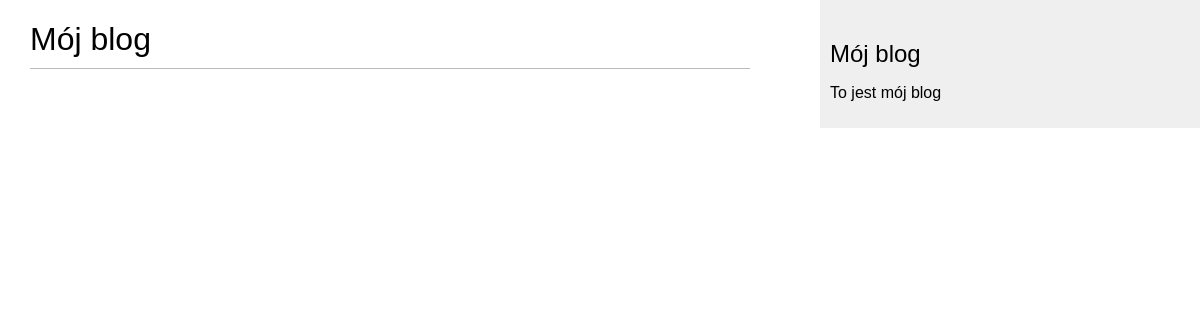
The page /blog/ on the database as committed earlier.
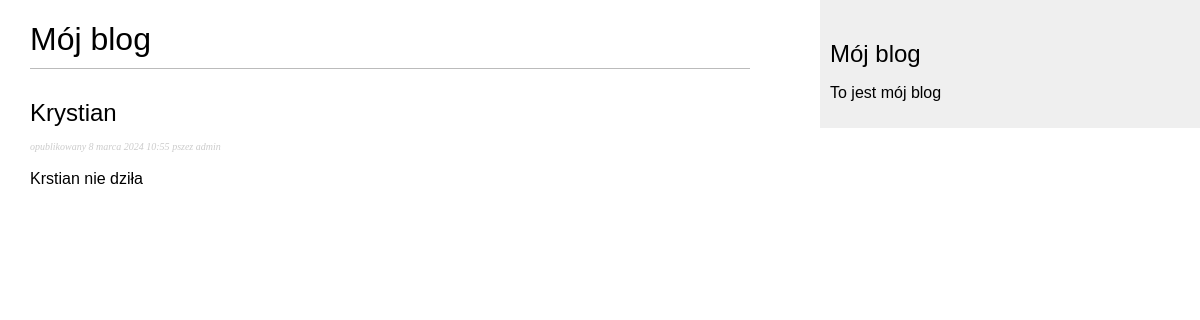
The same page on the database as committed later.
### blog/models.py (models this page shows, shortened)
class Post(models.Model):
    objects = models.Manager()
    published = PublishedManager()
    title = models.CharField(max_length=250)
    body = models.TextField()
    publish = models.DateTimeField(default=timezone.now)
    created = models.DateTimeField(auto_now_add=True)
    updated = models.DateTimeField(auto_now=True)
    STATUS_CHOICES = (
        ('draft', 'Draft'),
        ('published', 'Opublikowany')
    )
    status = models.CharField(max_length=10, choices=STATUS_CHOICES,
                              default='draft')
    slug = models.SlugField(max_length=250, unique_for_date='publish')
    author = models.ForeignKey(User, on_delete=models.CASCADE, related_name='blog_posts')
    class Meta:
        ordering = ('-publish',)

### blog/views.py (the view)
# urls.py: path('', views.post_list, name='post_list')
def post_list(request):
    posts = Post.published.all() #.filter(status='published')
    return render(request, "blog/post/list.html",{"posts":posts})

### blog/models.py (called while the page is built)
    def get_queryset(self):
        return super(PublishedManager, self).get_queryset().filter(status='published')

### blog/templates/blog/post/list.html (shortened to what this page needs)
{% extends "blog/base.html" %}
{% block content %}
    <h1>Mój blog</h1>
    {% for post in posts %}
        <h2>{{ post.title }}</h2>
        <p class = "date"><small> opublikowany {{ post.publish }} pszez {{ post.author }} </small></p>
        <p>{{ post.body|truncatewords:30|linebreaks }}</p>
    {% endfor %}
{% endblock %}

### blog/templates/blog/base.html (shortened to what this page needs)
{% load static %}
<!DOCTYPE html>
<html lang="pl">
<head>
    <link href="{% static "css/blog.css" %}" rel="stylesheet">
</head>
<body>
    <div id="content">
        {% block content %}
        {% endblock %}
    </div>
    <div id="sidebar">
        <h2>Mój blog</h2>
        <p>To jest mój blog</p>
    </div>
</body>
</html>

### blog/static/css/blog.css (style rules this page uses)
body { margin:0; padding:0; font-family:helvetica, sans-serif; }
h1 { font-weight:normal; border-bottom:1px solid #bbb; padding:0 0 10px 0; }
h2 { font-weight:normal; margin:30px 0 0; }
#content { float:left; width:60%; padding:0 0 0 30px; }
#sidebar { float:right; width:30%; padding:10px; background:#efefef; height:100%; }
p.date { color:#ccc; font-family: georgia, serif; font-size: 12px; font-style: italic; }

Rows that differ between the two databases and show on the page:
added Post: title "Krystian", publish "8 marca 2024 10:55", author "admin", body "Krstian nie dziła"
